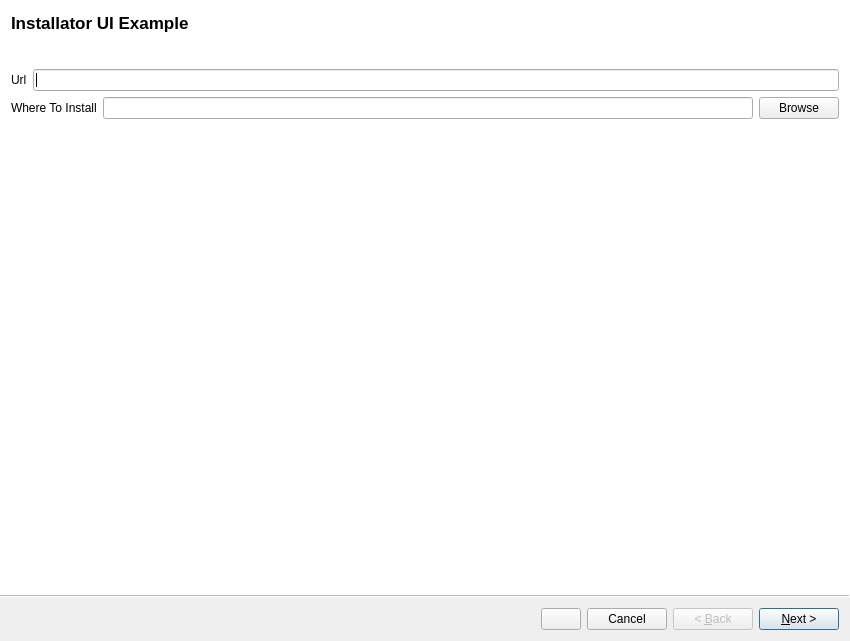
<?xml version="1.0" encoding="UTF-8"?>
<ui version="4.0">
 <class>Wizard</class>
 <widget class="QWizard" name="Wizard">
  <property name="geometry">
   <rect>
    <x>0</x>
    <y>0</y>
    <width>850</width>
    <height>641</height>
   </rect>
  </property>
  <property name="sizePolicy">
   <sizepolicy hsizetype="Fixed" vsizetype="Fixed">
    <horstretch>0</horstretch>
    <verstretch>0</verstretch>
   </sizepolicy>
  </property>
  <property name="acceptDrops">
   <bool>false</bool>
  </property>
  <property name="windowTitle">
   <string>Wizard</string>
  </property>
  <property name="wizardStyle">
   <enum>QWizard::AeroStyle</enum>
  </property>
  <property name="options">
   <set>QWizard::CancelButtonOnLeft|QWizard::HaveCustomButton1|QWizard::NoBackButtonOnLastPage</set>
  </property>
  <widget class="QWizardPage" name="InfoPage">
   <property name="sizePolicy">
    <sizepolicy hsizetype="Minimum" vsizetype="Minimum">
     <horstretch>0</horstretch>
     <verstretch>0</verstretch>
    </sizepolicy>
   </property>
   <property name="minimumSize">
    <size>
     <width>0</width>
     <height>0</height>
    </size>
   </property>
   <property name="title">
    <string>Installator UI Example</string>
   </property>
   <layout class="QVBoxLayout" name="verticalLayout_3">
    <property name="sizeConstraint">
     <enum>QLayout::SetDefaultConstraint</enum>
    </property>
    <item>
     <layout class="QVBoxLayout" name="mainLayoutInfo">
      <property name="sizeConstraint">
       <enum>QLayout::SetDefaultConstraint</enum>
      </property>
      <item>
       <widget class="QLabel" name="logo">
        <property name="text">
         <string>&lt;html&gt;&lt;head/&gt;&lt;body&gt;&lt;p&gt;&lt;img src=&quot;:/Logo/your-logo-here.jpg&quot;/&gt;&lt;/p&gt;&lt;/body&gt;&lt;/html&gt;</string>
        </property>
       </widget>
      </item>
      <item>
       <layout class="QVBoxLayout" name="infoLayout">
        <item>
         <layout class="QHBoxLayout" name="urlLayout">
          <item>
           <widget class="QLabel" name="urlLabel">
            <property name="text">
             <string>Url</string>
            </property>
           </widget>
          </item>
          <item>
           <widget class="QLineEdit" name="urlLineEdit"/>
          </item>
         </layout>
        </item>
        <item>
         <layout class="QHBoxLayout" name="destLayout">
          <item>
           <widget class="QLabel" name="destLabel">
            <property name="text">
             <string>Where To Install</string>
            </property>
           </widget>
          </item>
          <item>
           <widget class="QLineEdit" name="destLineEdit"/>
          </item>
          <item>
           <widget class="QPushButton" name="browseBtn">
            <property name="text">
             <string>Browse</string>
            </property>
           </widget>
          </item>
         </layout>
        </item>
       </layout>
      </item>
     </layout>
    </item>
   </layout>
  </widget>
  <widget class="QWizardPage" name="installPage">
   <property name="title">
    <string>Installation Process</string>
   </property>
   <layout class="QGridLayout" name="gridLayout">
    <item row="0" column="0">
     <layout class="QVBoxLayout" name="mainLayoutInstall">
      <item>
       <widget class="QTextEdit" name="progressText">
        <property name="enabled">
         <bool>true</bool>
        </property>
        <property name="readOnly">
         <bool>true</bool>
        </property>
       </widget>
      </item>
      <item>
       <widget class="QLabel" name="progressLabel">
        <property name="text">
         <string/>
        </property>
       </widget>
      </item>
      <item>
       <widget class="QProgressBar" name="progressBar">
        <property name="value">
         <number>24</number>
        </property>
       </widget>
      </item>
     </layout>
    </item>
   </layout>
  </widget>
 </widget>
 <resources>
  <include location="InstallatorResources.qrc"/>
 </resources>
 <connections/>
</ui>
